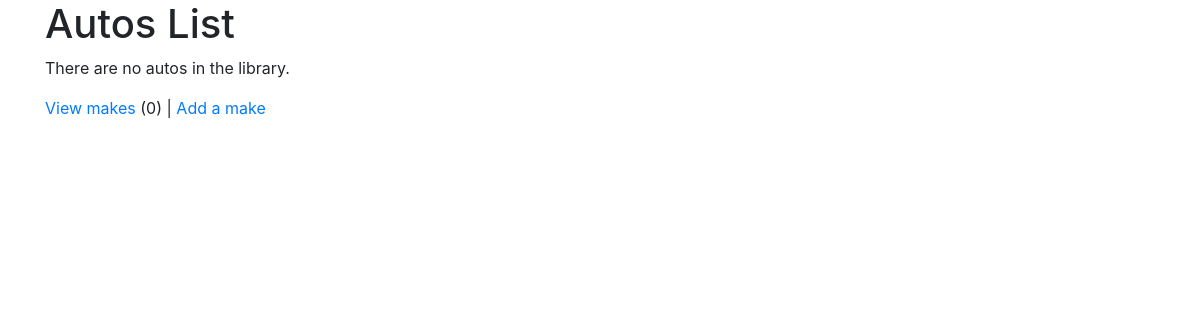
Page /autos/ (signed in) on the earlier database version.
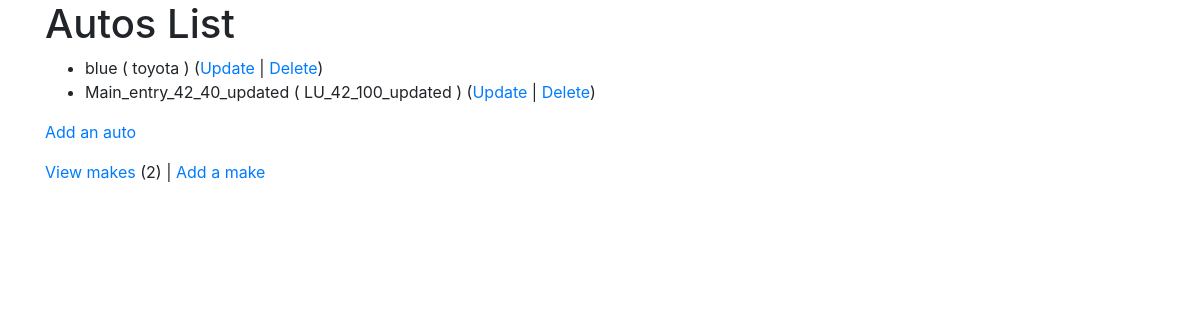
Same page on the later database version.
### autos/models.py (models this page shows)
class auto(models.Model):
    nickname=models.CharField(name="nickname",max_length=100)
    mileage=models.IntegerField(name="mileage")
    comments=models.CharField(name="comments",max_length=100)
    make=models.ForeignKey(to=make,on_delete=models.CASCADE)
    def __str__(self) -> str:
        return self.nickname+' ( '+str(self.make)+' )'

class make(models.Model):
    name=models.CharField(name="name",max_length=100)
    def __str__(self) -> str:
        return self.name

### autos/views.py (the view)
# urls.py: path('autos/',include('autos.urls')),
@login_required()
def autos(request):
    return render(request,'autos/autos.html',{'autos':models.auto.objects.all(),'makes':models.make.objects.all()})

### pages/autos/autos.html (shortened to what this page needs)
<!DOCTYPE html>
<html>
<head>
<link rel="stylesheet"
  href="https://maxcdn.bootstrapcdn.com/bootstrap/4.0.0/css/bootstrap.min.css"
>
<link rel="stylesheet" href="https://use.fontawesome.com/releases/v5.8.1/css/all.css">
<link rel="stylesheet" href="https://use.fontawesome.com/releases/v5.8.1/css/v4-shims.css">
</head>
<body>
<div class="container">
<h1>Autos List</h1>
  {% if autos|length == 0 %}
  <p>There are no autos in the library.</p>
  {% else %}
  <ul>
    {% for auto in autos %}
    <li>
        {{auto}}
        (<a href="/autos/main/{{auto.id}}/update">Update</a> |
        <a href="/autos/main/{{auto.id}}/delete">Delete</a>)
    </li>
    {% endfor %}
</ul>
  {% endif %}
  <p>
    {%  if makes|length %}<a href="/autos/main/create">Add an auto</a>
    {% endif %}
  </p>
  <p>
  <a href="/autos/lookup">View makes</a> ({{makes|length}}) |
    <a href="/autos/lookup/create">Add a make</a>
  </p>
</div>
</body>
</html>

Differences in the rows shown:
added auto: nickname+make "blue ( toyota )"
added auto: nickname+make "Main_entry_42_40_updated ( LU_42_100_updated )"
Other differences:
{{ makes|length }}: "0" → "2"
text no longer shown: "There are no autos in the library."
text now shown: "Add an auto"
